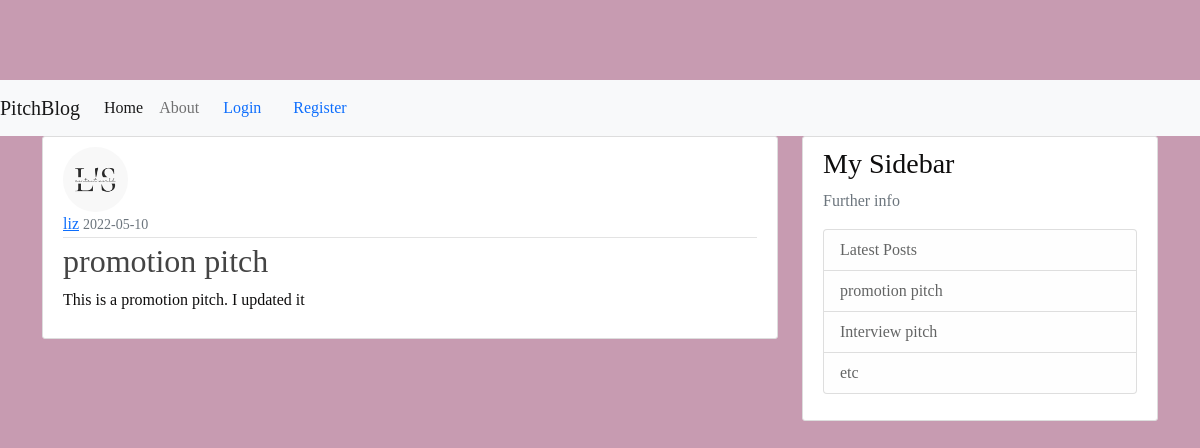
Page /post/8 on the earlier database version.
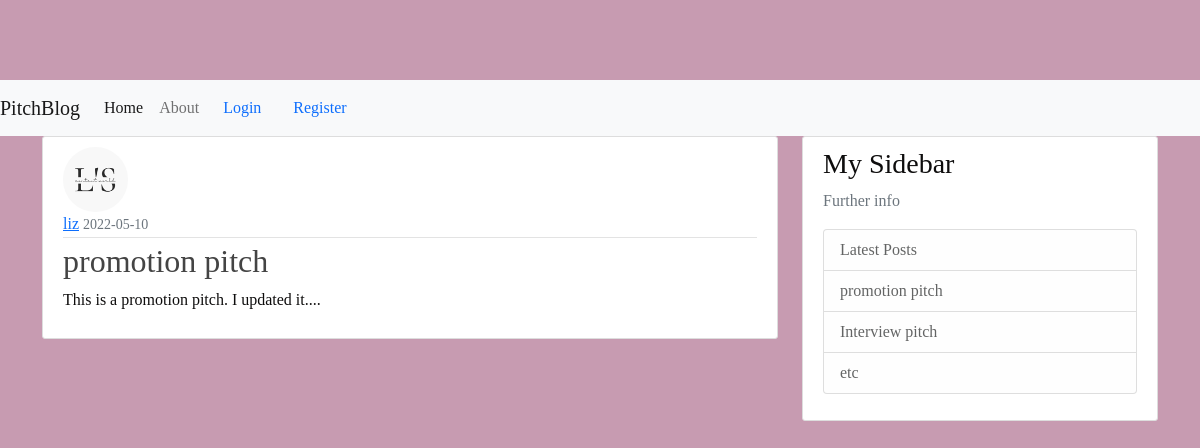
Same page on the later database version.
### pitchblog/models.py (models this page shows, shortened)
class Post(db.Model):
    id = db.Column(db.Integer, primary_key=True)
    title = db.Column(db.String(100), nullable=False)
    date_posted = db.Column(db.DateTime, nullable=False, default=datetime.utcnow)
    content = db.Column(db.Text, nullable=False)
    user_id = db.Column(db.Integer, db.ForeignKey('user.id'), nullable=False)

### pitchblog/posts/routes.py (the view)
@posts.route("/post/<int:post_id>")
def post(post_id):
    post = Post.query.get_or_404(post_id)
    return render_template('post.html', title=post.title, post=post)

### pitchblog/templates/post.html (shortened to what this page needs)
{% extends "base.html" %}
{% block content %}
  <article class="media content-section">
    <img class="rounded-circle article-img" src="{{ url_for('static', filename='profile_pics/' + post.author.image_file) }}">
    <div class="media-body">
      <div class="article-metadata">
        <a class="mr-2" href="{{ url_for('users.user_posts', username=post.author.username) }}">{{ post.author.username }}</a>
        <small class="text-muted">{{ post.date_posted.strftime('%Y-%m-%d') }}</small>
      </div>
      <h2 class="article-title">{{ post.title }}</h2>
      <p class="article-content">{{ post.content }}</p>
    </div>
  </article>
{% endblock content %}

Differences in the rows shown:
changed Post "promotion pitch": content "This is a promotion pitch. I updated it" → "This is a promotion pitch. I updated it...."
